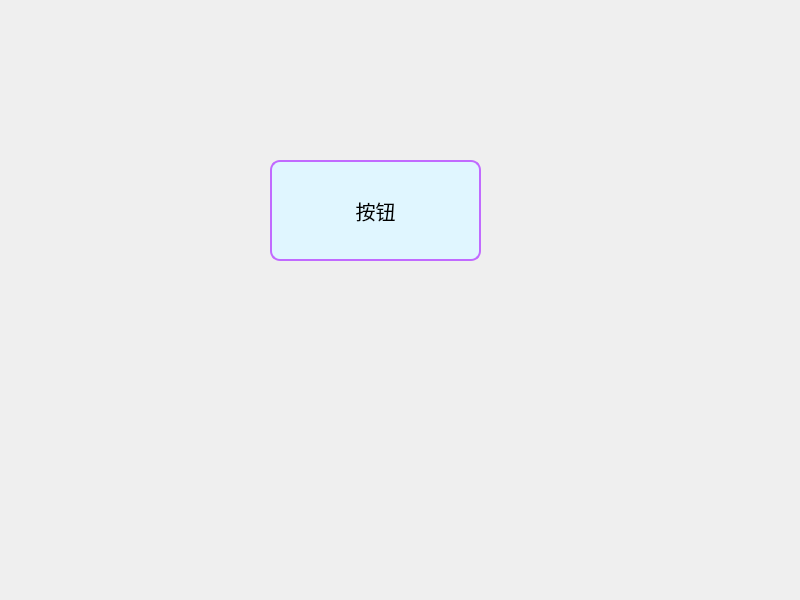
<?xml version="1.0" encoding="UTF-8"?>
<ui version="4.0">
 <class>Widget</class>
 <widget class="QWidget" name="Widget">
  <property name="geometry">
   <rect>
    <x>0</x>
    <y>0</y>
    <width>800</width>
    <height>600</height>
   </rect>
  </property>
  <property name="windowTitle">
   <string>Widget</string>
  </property>
  <widget class="QPushButton" name="pushButton">
   <property name="geometry">
    <rect>
     <x>270</x>
     <y>160</y>
     <width>211</width>
     <height>101</height>
    </rect>
   </property>
   <property name="styleSheet">
    <string notr="true">QPushButton 
{ 
	font-size : 20px;
	border : 2px solid rgb(193, 106, 255);
 	border-radius : 10px;
	background-color : rgb(224, 246, 255);
}

QPushButton:pressed
{
	background-color : rgb(87, 163, 255);

}</string>
   </property>
   <property name="text">
    <string>按钮</string>
   </property>
  </widget>
 </widget>
 <resources/>
 <connections/>
</ui>
